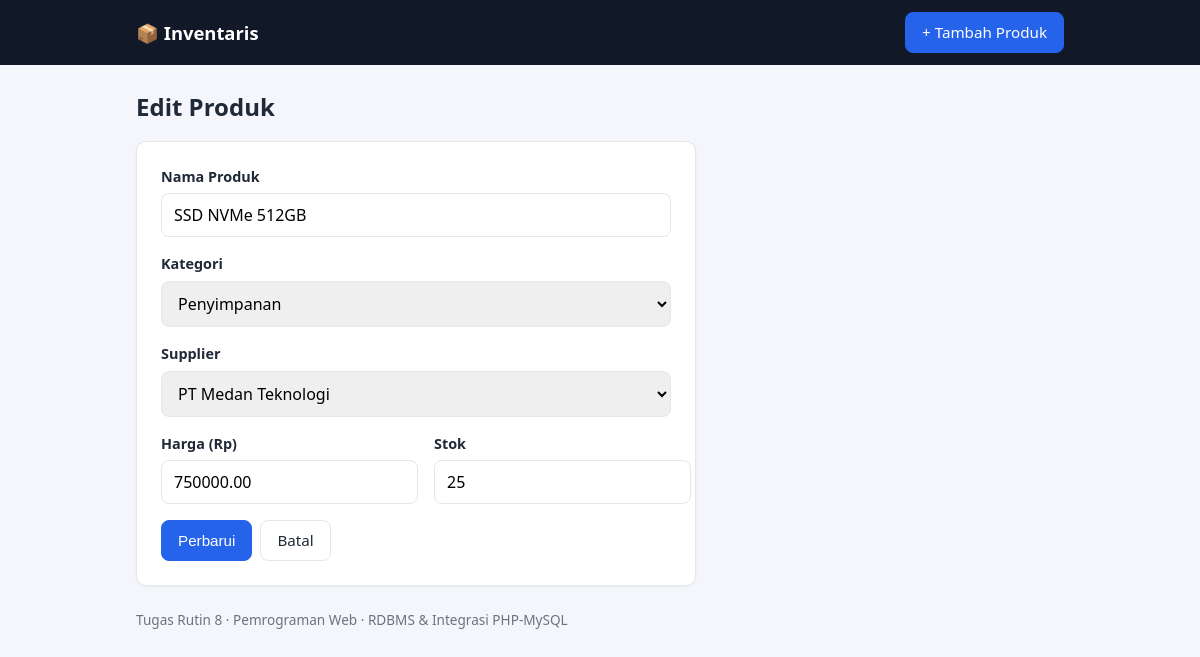
/edit.php?id=5, run on the app's committed database.
### tables this page shows
CREATE TABLE products (
  id          INT AUTO_INCREMENT PRIMARY KEY,
  name        VARCHAR(100)  NOT NULL,
  category_id INT           NOT NULL,
  supplier_id INT           NOT NULL,
  price       DECIMAL(12,2) NOT NULL CHECK (price >= 0),
  stock       INT           NOT NULL DEFAULT 0 CHECK (stock >= 0),
  created_at  TIMESTAMP     DEFAULT CURRENT_TIMESTAMP,
  CONSTRAINT fk_products_category FOREIGN KEY (category_id)
    REFERENCES categories(id) ON UPDATE CASCADE ON DELETE RESTRICT,
  CONSTRAINT fk_products_supplier FOREIGN KEY (supplier_id)
    REFERENCES suppliers(id)  ON UPDATE CASCADE ON DELETE RESTRICT
);

CREATE TABLE categories (
  id   INT AUTO_INCREMENT PRIMARY KEY,
  name VARCHAR(100) NOT NULL UNIQUE
);

CREATE TABLE suppliers (
  id    INT AUTO_INCREMENT PRIMARY KEY,
  name  VARCHAR(100) NOT NULL,
  phone VARCHAR(20)  NULL
);

### includes/helpers.php (called while the page is built, shortened)
<?php
function e(?string $value): string
{
    return htmlspecialchars((string) $value, ENT_QUOTES, 'UTF-8');
}

### includes/form.php (the view, shortened to what this page needs)
<form method="POST" action="<?= e($action) ?>" class="card form">
  <label>Nama Produk
    <input type="text" name="name" maxlength="100" required value="<?= e($values['name'] ?? '') ?>">
  </label>
  <label>Kategori
    <select name="category_id" required>
      <?php foreach ($categories as $c): ?>
        <option value="<?= (int) $c['id'] ?>" <?= (int) ($values['category_id'] ?? 0) === (int) $c['id'] ? 'selected' : '' ?>>
          <?= e($c['name']) ?>
        </option>
      <?php endforeach; ?>
    </select>
  </label>
  <label>Supplier
    <select name="supplier_id" required>
      <?php foreach ($suppliers as $s): ?>
        <option value="<?= (int) $s['id'] ?>" <?= (int) ($values['supplier_id'] ?? 0) === (int) $s['id'] ? 'selected' : '' ?>>
          <?= e($s['name']) ?>
        </option>
      <?php endforeach; ?>
    </select>
  </label>
  <div class="row">
    <label>Harga (Rp)
      <input type="number" name="price" min="0" step="0.01" required value="<?= e((string) ($values['price'] ?? '')) ?>">
    </label>
    <label>Stok
      <input type="number" name="stock" min="0" step="1" required value="<?= e((string) ($values['stock'] ?? '0')) ?>">
    </label>
  </div>
  <div class="actions">
    <button type="submit" class="btn btn-primary"><?= e($submitLabel) ?></button>
    <a class="btn" href="index.php">Batal</a>
  </div>
</form>

### assets/style.css (style rules this page uses)
:root { --bg:#f4f6fb;--card:#fff;--text:#1f2937;--muted:#6b7280;--primary:#2563eb;--danger:#dc2626;--ok:#16a34a;--border:#e5e7eb }
* { box-sizing:border-box }
body { margin:0;font-family:system-ui,-apple-system,"Segoe UI",Roboto,sans-serif;background:var(--bg);color:var(--text);line-height:1.5 }
.card { background:var(--card);border:1px solid var(--border);border-radius:10px;box-shadow:0 1px 3px rgba(0,0,0,.05) }
.btn { display:inline-block;padding:8px 16px;border:1px solid var(--border);border-radius:8px;background:#fff;color:var(--text);text-decoration:none;cursor:pointer;font-size:.95rem }
.btn-primary { background:var(--primary);border-color:var(--primary);color:#fff }
.actions { display:flex;gap:8px;flex-wrap:wrap }
.form { padding:24px;display:flex;flex-direction:column;gap:16px;max-width:560px }
.form label { display:flex;flex-direction:column;gap:6px;font-weight:600;font-size:.9rem }
.form input,.form select,.search input { padding:10px 12px;border:1px solid var(--border);border-radius:8px;font-size:1rem;font-family:inherit }
.form .row { display:grid;grid-template-columns:1fr 1fr;gap:16px }

### data on the page
products: name "SSD NVMe 512GB", category_id "Penyimpanan", supplier_id "PT Medan Teknologi", price "750000.00", stock "25"

### other printed values
$submitLabel "Perbarui"
